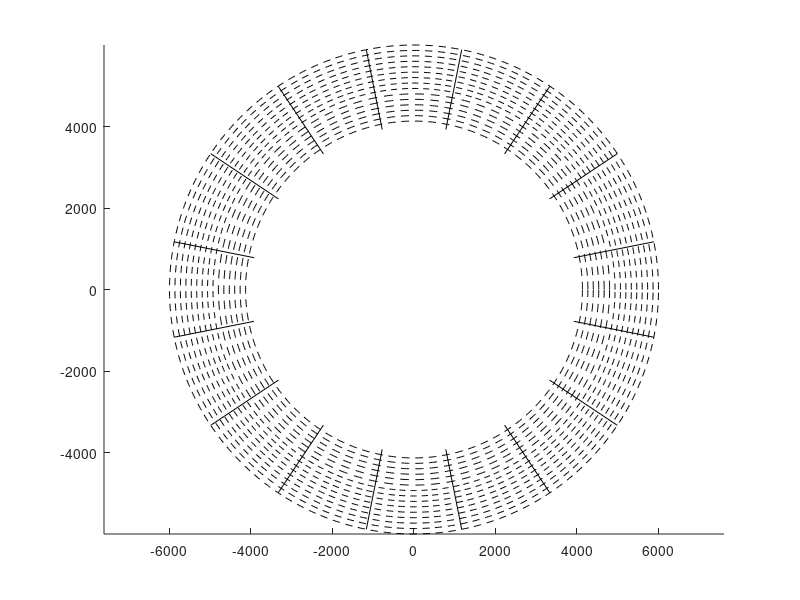

Recreate this plot in MATLAB.
R=6000; %radius
S=15;   %num circ.lines
N=16;   %num ang.lines
sect_width=2*pi/N;    
offset_angle=(deg2rad(11.25)):sect_width:2*pi-sect_width+deg2rad(11.25);
%------------------
r=linspace(4000,R,S+1);
w=0:.01:2*pi;
clf %remove if needed
figure (1);
hold on
axis equal
for n=2:length(r)
      plot(real(r(n)*exp(1i*w)),imag(r(n)*exp(1i*w)),'k--')
end 
% 
for n=1:length(offset_angle)
      plot(real([4000 R]*exp(1i*offset_angle(n))),imag([4000 R]*exp(1i*offset_angle(n))),'k-')
end